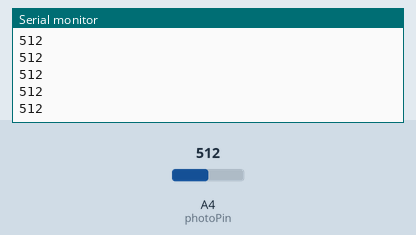
Recording of a sketch running on a simulated Arduino Uno, built with avr-gcc and run on an emulated ATmega328P. Parts: the last lines printed to the serial monitor. The test bench sets the inputs (shaded band); at power-on: A4 (photoPin) = 512.

Above: at 1.2 s.
1.3 s: A4 (photoPin) set to 716
At 2.2 s:
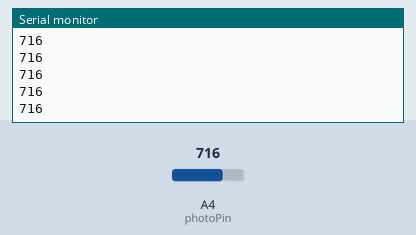
2.8 s: A4 (photoPin) set to 900
At 3.4 s:
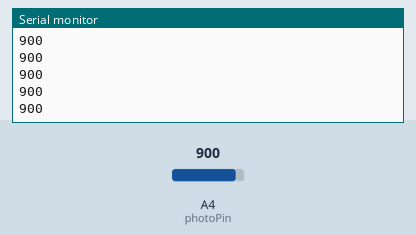
Timing chart, 0 to 5.8 s (numbered marks = the images above; inputs shaded):
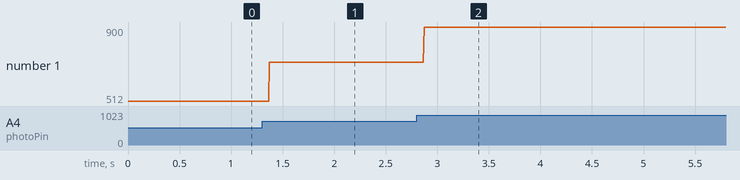

The sketch:

simple_photoresistor.ino
```cpp
// the photoresistor will be in ANALOG pin 4
int photoPin = 4;

void setup() {
  // we're going to monitor the analog values
  Serial.begin(9600);
}

void loop() {

  // create a variable photoVal and give it
  // the value of that analog pin the photoresistor
  // is connected to
  int photoVal = analogRead(photoPin);

  // print out the value in serial monitor
  Serial.println(photoVal);

}
```

Measured:
- after the input at 1.3 s, the serial monitor: prints a new line after 0.07 s (image 1)
- after the input at 2.8 s, the serial monitor: prints a new line after 0.07 s (image 2)
- plotted number 1: 512 → 716 after the input at 1.3 s, 716 → 900 after the input at 2.8 s
